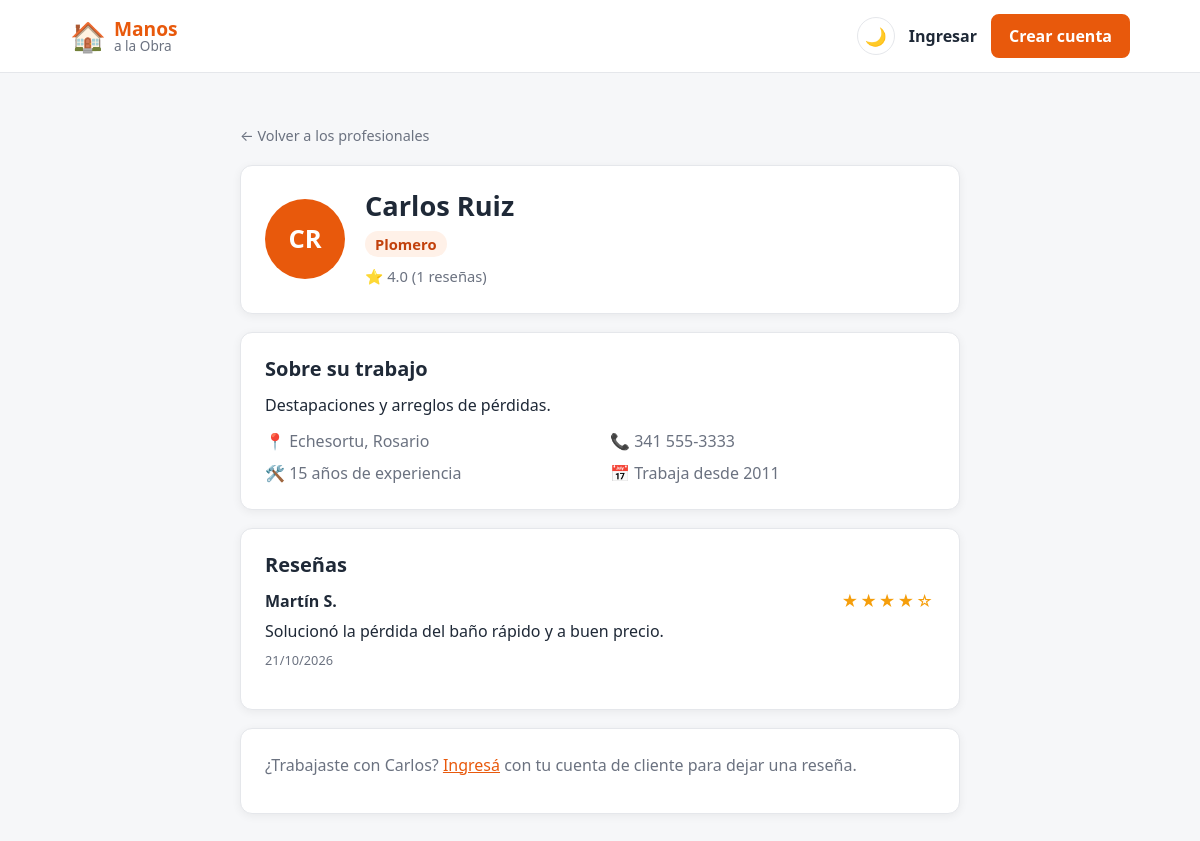
Screenshot of /perfil.php?id=3 with the database file from the repository.
### tables this page shows
CREATE TABLE profesionales (
    id INT AUTO_INCREMENT PRIMARY KEY,
     
    nombre VARCHAR(60) NOT NULL,
    apellido VARCHAR(60) NOT NULL,
    email VARCHAR(120) NOT NULL UNIQUE,
    password VARCHAR(255) NOT NULL,
    iniciales VARCHAR(5) NOT NULL,
     
    oficio VARCHAR(60) NULL,
    descripcion VARCHAR(300) NULL,
    ubicacion VARCHAR(100) NULL,              
    domicilio VARCHAR(120) NULL,              
    barrio_id INT NULL,                       
    telefono VARCHAR(30) NULL,
    experiencia INT NULL,
    fecha_alta DATE NULL,
    fecha_baja DATE NULL,
     
     
    valoracion DECIMAL(2,1) DEFAULT 0,
    cantidad_resenas INT DEFAULT 0,
    creado_en TIMESTAMP DEFAULT CURRENT_TIMESTAMP,
    FOREIGN KEY (barrio_id) REFERENCES barrios(id)
);

CREATE TABLE barrios (
    id INT AUTO_INCREMENT PRIMARY KEY,
    barrio VARCHAR(60) NOT NULL UNIQUE,
    zona VARCHAR(30) NOT NULL
);

CREATE TABLE resenas (
    id INT AUTO_INCREMENT PRIMARY KEY,
    profesional_id INT NOT NULL,
    cliente_id INT NOT NULL,
    puntaje TINYINT NOT NULL,                 
    comentario VARCHAR(300) NOT NULL,
    creado_en TIMESTAMP DEFAULT CURRENT_TIMESTAMP,
    FOREIGN KEY (profesional_id) REFERENCES profesionales(id) ON DELETE CASCADE,
    FOREIGN KEY (cliente_id) REFERENCES clientes(id) ON DELETE CASCADE,
    UNIQUE (profesional_id, cliente_id)
);

CREATE TABLE clientes (
    id INT AUTO_INCREMENT PRIMARY KEY,
    nombre VARCHAR(60) NOT NULL,
    apellido VARCHAR(60) NOT NULL,
    email VARCHAR(120) NOT NULL UNIQUE,
    password VARCHAR(255) NOT NULL,           
    creado_en TIMESTAMP DEFAULT CURRENT_TIMESTAMP
);

### perfil.php (the view, shortened to what this page needs)
<?php
require "config.php";
$modo_oscuro = ($_COOKIE["tema"] ?? "") === "oscuro";
$id = (int) ($_GET["id"] ?? 0);
$es_cliente = ($_SESSION["usuario_tipo"] ?? "") === "cliente";
$consulta = $conexion->prepare(
    "SELECT profesionales.*, barrios.barrio
     FROM profesionales
     LEFT JOIN barrios ON barrios.id = profesionales.barrio_id
     WHERE profesionales.id = ?
       AND oficio IS NOT NULL
       AND (fecha_baja IS NULL OR fecha_baja >= CURDATE())"
);
$consulta->bind_param("i", $id);
$consulta->execute();
$profesional = $consulta->get_result()->fetch_assoc();
$resenas = [];
$ya_reseno = false;
if ($profesional) {
    $consulta = $conexion->prepare(
        "SELECT resenas.puntaje, resenas.comentario, resenas.creado_en, resenas.cliente_id,
                clientes.nombre, clientes.apellido
         FROM resenas
         JOIN clientes ON clientes.id = resenas.cliente_id
         WHERE resenas.profesional_id = ?
         ORDER BY resenas.creado_en DESC, resenas.id DESC"
    );
    $consulta->bind_param("i", $id);
    $consulta->execute();
    $resenas = $consulta->get_result()->fetch_all(MYSQLI_ASSOC);
}
function estrellas($puntaje) {
    $llenas = (int) round($puntaje);
    return str_repeat("★", $llenas) . str_repeat("☆", 5 - $llenas);
}
?>
<!DOCTYPE html>
<html lang="es">
<head>
    <link rel="stylesheet" href="style.css">
</head>
<body class="<?php echo $modo_oscuro ? "oscuro" : ""; ?>">
    <header class="header-principal">
        <div class="barra-superior">
            <a href="index.php" class="logo">
                <span class="logo-icono">🏠</span>
                <span class="logo-texto"><strong>Manos</strong><span>a la Obra</span></span>
            </a>
            <div class="acciones">
                <a href="tema.php" class="boton-tema" title="<?php echo $modo_oscuro ? "Activar modo claro" : "Activar modo oscuro"; ?>">
                    <?php echo $modo_oscuro ? "☀️" : "🌙"; ?>
                </a>
                <?php if (isset($_SESSION["usuario_nombre"])): ?>
                    <span class="link-ingresar">Hola, <?php echo htmlspecialchars($_SESSION["usuario_nombre"]); ?></span>
                    <a href="logout.php" class="btn-publicar">Salir</a>
                <?php else: ?>
                    <a href="login.php" class="link-ingresar">Ingresar</a>
                    <a href="registro.php" class="btn-publicar">Crear cuenta</a>
                <?php endif; ?>
            </div>
        </div>
    </header>
    <main class="seccion">
        <div class="contenedor contenedor-angosto">
            <a href="index.php#profesionales" class="volver">← Volver a los profesionales</a>
            <?php if (!$profesional): ?>
                <div class="perfil-caja">
                    <h1>Perfil no disponible</h1>
                    <p>Este profesional no existe o ya no está en actividad.</p>
                </div>
            <?php else: ?>
                <div class="perfil-caja perfil-cabecera">
                    <div class="profesional-avatar perfil-avatar"><?php echo htmlspecialchars($profesional["iniciales"]); ?></div>
                    <div class="profesional-info">
                        <h1><?php echo htmlspecialchars($profesional["nombre"] . " " . $profesional["apellido"]); ?></h1>
                        <p class="oficio"><?php echo htmlspecialchars($profesional["oficio"]); ?></p>
                        <p class="valoracion">⭐ <?php echo $profesional["valoracion"]; ?> (<?php echo $profesional["cantidad_resenas"]; ?> reseñas)</p>
                    </div>
                </div>
                <div class="perfil-caja">
                    <h2>Sobre su trabajo</h2>
                    <p><?php echo htmlspecialchars($profesional["descripcion"] ?? ""); ?></p>
                    <ul class="perfil-datos">
                        <li>📍 <?php
                            if (!empty($profesional["barrio"])) {
                                echo htmlspecialchars($profesional["barrio"]) . ", ";
                            }
                            echo htmlspecialchars($profesional["ubicacion"] ?? "");
                        ?></li>
                        <li>📞 <?php echo htmlspecialchars($profesional["telefono"] ?? ""); ?></li>
                        <li>🛠️ <?php echo (int) $profesional["experiencia"]; ?> años de experiencia</li>
                        <?php if (!empty($profesional["fecha_alta"])): ?>
                            <li>📅 Trabaja desde <?php echo date("Y", strtotime($profesional["fecha_alta"])); ?></li>
                        <?php endif; ?>
                    </ul>
                </div>
                <div class="perfil-caja" id="resenas">
                    <h2>Reseñas</h2>
                    <?php foreach ($resenas as $r): ?>
                        <div class="resena">
                            <div class="resena-encabezado">
                                <strong><?php echo htmlspecialchars($r["nombre"] . " " . mb_substr($r["apellido"], 0, 1) . "."); ?></strong>
                                <span class="estrellas" aria-label="<?php echo $r["puntaje"]; ?> de 5"><?php echo estrellas($r["puntaje"]); ?></span>
                            </div>
                            <p><?php echo htmlspecialchars($r["comentario"]); ?></p>
                            <span class="resena-fecha"><?php echo date("d/m/Y", strtotime($r["creado_en"])); ?></span>
                        </div>
                    <?php endforeach; ?>
                </div>
                <div class="perfil-caja">
                    <?php if (!isset($_SESSION["usuario_id"])): ?>
                        <p class="texto-suave">¿Trabajaste con <?php echo htmlspecialchars($profesional["nombre"]); ?>?
                            <a href="login.php">Ingresá</a> con tu cuenta de cliente para dejar una reseña.</p>
                    <?php elseif (!$es_cliente): ?>
                        <p class="texto-suave">Solo los clientes pueden dejar reseñas.</p>
                    <?php elseif ($ya_reseno): ?>
                        <p class="texto-suave">Ya dejaste tu reseña a este profesional.</p>
                    <?php endif; ?>
                </div>
            <?php endif; ?>
        </div>
    </main>
</body>
</html>

### style.css (style rules this page uses)
:root { --primario: #e8590c; --primario-oscuro: #c2410c; --primario-suave: #fff1e8; --texto: #1f2937; --texto-suave: #6b7280; --fondo: #f6f7f9; --blanco: #ffffff; --tarjeta: #ffffff; --borde: #e5e7eb; --borde-campo: #d1d5db; --hero-fin: #ffe0cc; --oscuro: #1e293b; --radio: 12px; --sombra: 0 2px 10px rgba(0, 0, 0, 0.06); }
* { box-sizing: border-box; }
body { margin: 0; font-family: system-ui, -apple-system, "Segoe UI", Roboto, Arial, sans-serif; color: var(--texto); background: var(--fondo); line-height: 1.5; }
a { color: var(--primario); }
h1, h2, h3 { line-height: 1.2; }
.contenedor { max-width: 1100px; margin: 0 auto; padding: 0 20px; }
.boton, .btn-publicar { display: inline-block; padding: 10px 20px; border-radius: 8px; font-weight: 600; text-decoration: none; border: 2px solid var(--primario); transition: background 0.2s, color 0.2s; cursor: pointer; }
.boton-lleno, .btn-publicar { background: var(--primario); color: var(--blanco); }
.header-principal { background: var(--tarjeta); border-bottom: 1px solid var(--borde); position: sticky; top: 0; z-index: 10; }
.barra-superior { max-width: 1100px; margin: 0 auto; padding: 14px 20px; display: flex; align-items: center; gap: 20px; }
.logo { display: flex; align-items: center; gap: 8px; text-decoration: none; color: var(--texto); flex-shrink: 0; }
.logo-icono { font-size: 1.8rem; }
.logo-texto { display: flex; flex-direction: column; line-height: 1.1; }
.logo-texto strong { font-size: 1.2rem; color: var(--primario); }
.logo-texto span { font-size: 0.85rem; color: var(--texto-suave); }
.acciones { display: flex; align-items: center; gap: 14px; margin-left: auto; }
.link-ingresar { color: var(--texto); text-decoration: none; font-weight: 600; }
.acciones .btn-publicar { padding: 8px 16px; }
.boton-tema { width: 38px; height: 38px; border-radius: 50%; border: 1px solid var(--borde); display: flex; align-items: center; justify-content: center; text-decoration: none; font-size: 1.1rem; flex-shrink: 0; transition: border-color 0.2s; }
.seccion { padding: 50px 0; }
.profesional-avatar { width: 56px; height: 56px; border-radius: 50%; background: var(--primario); color: var(--blanco); font-weight: 700; font-size: 1.2rem; display: flex; align-items: center; justify-content: center; flex-shrink: 0; }
.profesional-info { flex: 1; min-width: 0; }
.profesional-info p { margin: 2px 0; font-size: 0.92rem; color: var(--texto-suave); }
.profesional-info .oficio { display: inline-block; background: var(--primario-suave); color: var(--primario-oscuro); font-weight: 600; padding: 2px 10px; border-radius: 20px; margin-bottom: 6px; }
.contenedor-angosto { max-width: 760px; }
.perfil-caja { background: var(--tarjeta); border: 1px solid var(--borde); border-radius: var(--radio); padding: 24px; box-shadow: var(--sombra); margin-top: 18px; }
.perfil-caja h1 { margin: 0 0 6px; font-size: 1.7rem; }
.perfil-caja h2 { margin: 0 0 12px; font-size: 1.25rem; }
.perfil-caja > p { margin: 0 0 12px; }
.perfil-cabecera { display: flex; gap: 20px; align-items: center; }
.perfil-avatar { width: 80px; height: 80px; font-size: 1.6rem; }
.perfil-datos { list-style: none; margin: 0; padding: 0; display: grid; grid-template-columns: repeat(2, 1fr); gap: 8px 20px; color: var(--texto-suave); }
.texto-suave { color: var(--texto-suave); margin: 0; }
.resena { padding: 14px 0; border-top: 1px solid var(--borde); }
.resena:first-of-type { border-top: none; padding-top: 0; }
.resena p { margin: 6px 0 4px; }
.resena-encabezado { display: flex; justify-content: space-between; align-items: center; gap: 10px; }
.estrellas { color: #f59e0b; letter-spacing: 2px; }
.resena-fecha { font-size: 0.8rem; color: var(--texto-suave); }
.volver { color: var(--texto-suave); text-decoration: none; font-size: 0.9rem; align-self: flex-start; }

### rows the page displays
profesionales: iniciales "CR", nombre+apellido "Carlos Ruiz", oficio "Plomero", valoracion "4.0", cantidad_resenas "1", descripcion "Destapaciones y arreglos de pérdidas.", barrio.barrio "Echesortu", ubicacion "Rosario", telefono "341 555-3333", experiencia "15", fecha_alta "2011", nombre "Carlos"
resenas: cliente.apellido "Martín S.", puntaje "★★★★☆", comentario "Solucionó la pérdida del baño rápido y a buen precio.", creado_en "21/10/2026"
